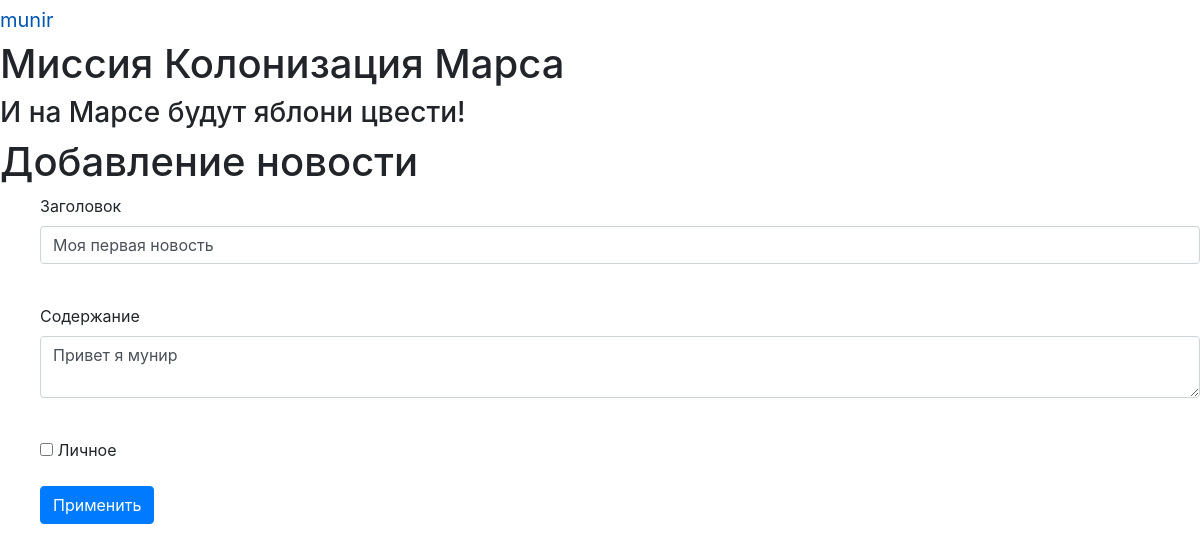
Screenshot of /news/1 (signed in) with the database file from the repository.
### data/users.py (models this page shows, shortened)
class User(SqlAlchemyBase, UserMixin, SerializerMixin):
    __tablename__ = 'users'
    id = sqlalchemy.Column(sqlalchemy.Integer,
                           primary_key=True, autoincrement=True)
    name = sqlalchemy.Column(sqlalchemy.String, nullable=True)
    about = sqlalchemy.Column(sqlalchemy.String, nullable=True)
    email = sqlalchemy.Column(sqlalchemy.String,
                              index=True, unique=True, nullable=True)
    hashed_password = sqlalchemy.Column(sqlalchemy.String, nullable=True)
    created_date = sqlalchemy.Column(sqlalchemy.DateTime,
                                     default=datetime.datetime.now)
    news = orm.relation("News", back_populates='user')

### data/news.py (models this page shows)
class News(SqlAlchemyBase, UserMixin, SerializerMixin):
    __tablename__ = 'news'
    id = sqlalchemy.Column(sqlalchemy.Integer,
                           primary_key=True, autoincrement=True)
    title = sqlalchemy.Column(sqlalchemy.String, nullable=True)
    content = sqlalchemy.Column(sqlalchemy.String, nullable=True)
    created_date = sqlalchemy.Column(sqlalchemy.DateTime,
                                     default=datetime.datetime.now)
    is_private = sqlalchemy.Column(sqlalchemy.Boolean, default=True)
    user_id = sqlalchemy.Column(sqlalchemy.Integer,
                                sqlalchemy.ForeignKey("users.id"))
    user = orm.relation('User')
    categories = orm.relation("Category",
                              secondary="association",
                              backref="news")

### main_1_official.py (the view, shortened to what this page needs)
@app.route('/news/<int:id>', methods=['GET', 'POST'])
@login_required
def edit_news(id):
    form = NewsForm()
    if request.method == "GET":
        session = db_session.create_session()
        news = session.query(News).filter(News.id == id,
                                          News.user == current_user).first()
        if news:
            form.title.data = news.title
            form.content.data = news.content
            form.is_private.data = news.is_private
        else:
            abort(404)
    return render_template('news.html', title='Редактирование новости', form=form)

### main_1_official.py
class NewsForm(FlaskForm):
    title = StringField('Заголовок', validators=[DataRequired()])
    content = TextAreaField("Содержание")
    is_private = BooleanField("Личное")
    submit = SubmitField('Применить')

### data/db_session.py (called while the page is built)
def create_session() -> Session:
    global __factory
    return __factory()

### main_1_official.py (called while the page is built)
@login_manager.user_loader
def load_user(user_id):
    session = db_session.create_session()
    return session.query(User).get(user_id)

### templates/news.html (shortened to what this page needs)
{% extends "base.html" %}
{% block content %}
<h1>Добавление новости</h1>
<form class="login_form" action="" method="post">
    <p>
        {{ form.title.label }}<br>
        {{ form.title(class="form-control") }}<br>
    </p>
    <p>
        {{ form.content.label }}<br>
        {{ form.content(class="form-control") }}<br>
    </p>
    <p>{{ form.is_private() }} {{ form.is_private.label }}</p>
    <p>{{ form.submit(type="submit", class="btn btn-primary") }}</p>
</form>
{% endblock %}

### templates/base.html (shortened to what this page needs)
<!DOCTYPE html>
<html lang="en">
<head>
    <link rel="stylesheet" href="static/css/style_new_2.css" />
    <link rel="stylesheet"
        href="https://stackpath.bootstrapcdn.com/bootstrap/4.4.1/css/bootstrap.min.css"
>
</head>
<body>
    {% if current_user.is_authenticated %}
        <a class="navbar-brand" href="/logout">{{ current_user.name }}</a>
    {% else %}
        <p>
            <a class="btn btn-primary " href="/register">Зарегистрироваться</a>
            <a class="btn btn-success" href="/login">Войти</a>
        </p>
    {% endif %}
    <h1>Миссия Колонизация Марса</h1>
    <h3>И на Марсе будут яблони цвести!</h3>
    {% block content %}
    {% endblock %}
</body>
</html>

### static/css/style_new_2.css (style rules this page uses)
form.login_form { margin-left: 40px; }

### rows the page displays
User: name "munir"
News: title "Моя первая новость", content "Привет я мунир"
